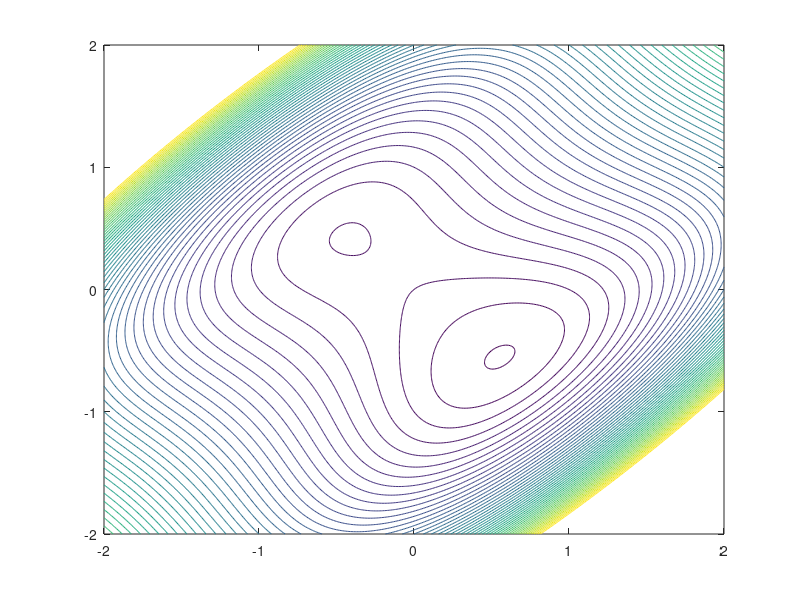

Reproduce this figure in MATLAB.
clear all;

x=[-2:0.01:2];
y=[-2:0.01:2];
[x1,x2]=meshgrid(x,y);
f = (x2 - x1).^4 + 8.*x2.*x1 - x1 + x2 + 3; % remember to use .* for matrix mutiplication
figure(1)
contour(x1,x2,f,[-50:50]);

% all correct